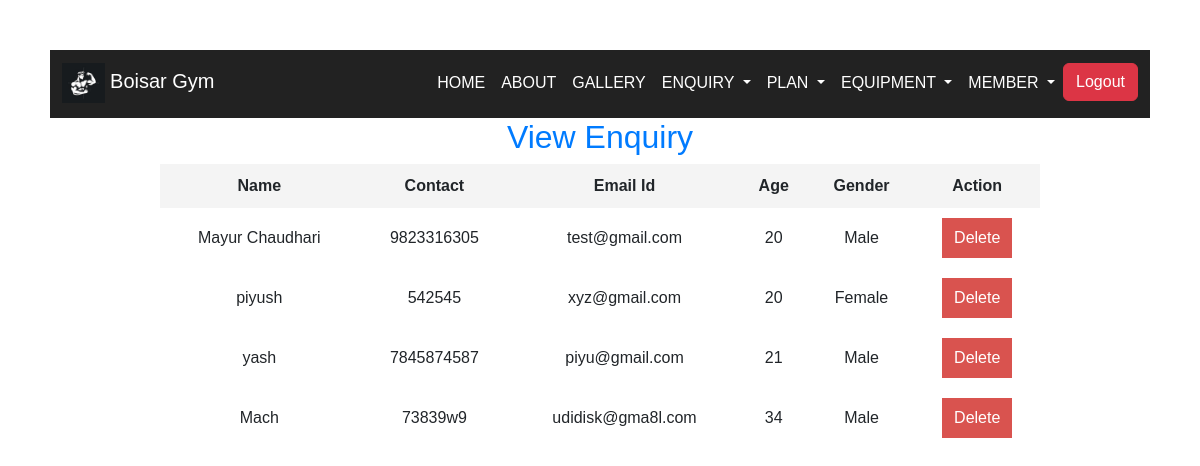
The page /view-enquiry/ (signed in) on the database its author committed.
### project/models.py (models this page shows, shortened)
class add_Enquiry(models.Model):
    GENDER_CHOICES = [
        ('Male', 'Male'),
        ('Female', 'Female'),
    ]
    name = models.CharField(max_length=100)
    contact = models.CharField(max_length=15)
    email = models.EmailField(unique=True)
    age = models.PositiveIntegerField()
    gender = models.CharField(max_length=6, choices=GENDER_CHOICES)

### project/views.py (the view)
# urls.py: path('view-enquiry/', views.view_enquiry, name='view_enquiry'),
@login_required(login_url="admin_login")  # Redirect if not logged in
def view_enquiry(request):
    enquiries = add_Enquiry.objects.all()  # Fetch all enquiry records
    return render(request, 'admin_panel/view_enquiry.html', {'enquiries': enquiries})

### templates/admin_panel/view_enquiry.html (shortened to what this page needs)
<!DOCTYPE html>
<html lang="en">
  <head>
  </head>
  <body>
    {% include "navbar.html" %} {% block content %} {% endblock %}
    <h2 style="color: #007bff">View Enquiry</h2>
    <table>
      <thead>
        <tr>
          <th>Name</th>
          <th>Contact</th>
          <th>Email Id</th>
          <th>Age</th>
          <th>Gender</th>
          <th>Action</th>
        </tr>
      </thead>
      <tbody>
        {% for enquiry in enquiries %}
        <tr>
          <td>{{ enquiry.name }}</td>
          <td>{{ enquiry.contact }}</td>
          <td>{{ enquiry.email }}</td>
          <td>{{ enquiry.age }}</td>
          <td>{{ enquiry.gender }}</td>
          <td>
            <form action="{% url 'delete_enquiry' enquiry.id %}" method="POST">
              <button type="submit">Delete</button>
            </form>
          </td>
        </tr>
        {% empty %}
        <tr>
          <td colspan="6">No enquiries found</td>
        </tr>
        {% endfor %}
      </tbody>
    </table>
  </body>
</html>

### templates/admin_panel/navbar.html (shortened to what this page needs)
{% load static %}
<!DOCTYPE html>
<html lang="en">
  <head>
    <link
      rel="stylesheet"
      href="https://cdn.jsdelivr.net/npm/bootstrap@5.3.0/dist/css/bootstrap.min.css"
    />
  </head>
  <body>
    <nav class="navbar navbar-expand-lg navbar-dark">
        <div class="container">
          <a class="navbar-brand" href="#">
            <img src="{% static 'assets/img/gymlogo.jpg' %}" alt="Logo" class="logo" /> Boisar Gym
          </a>
          <div class="collapse navbar-collapse" id="navbarNav">
            <ul class="navbar-nav ms-auto">
              <li class="nav-item"><a class="nav-link" href="{% url 'admin_dashboard' %}">HOME</a></li>
              <li class="nav-item">
                <a class="nav-link" href="{% url 'admin_about' %}">ABOUT</a>
              </li>
              <li class="nav-item"><a class="nav-link" href="{% url 'gallery' %}">GALLERY</a></li>
              <li class="nav-item dropdown">
                <a
                  class="nav-link dropdown-toggle"
                  href="#"
                  id="enquiryDropdown"
                  role="button"
                  data-bs-toggle="dropdown"
                >
                  ENQUIRY
                </a>
              </li>
              <li class="nav-item dropdown">
                <a
                  class="nav-link dropdown-toggle"
                  href="#"
                  id="planDropdown"
                  role="button"
                  data-bs-toggle="dropdown"
                >
                  PLAN
                </a>
              </li>
              <li class="nav-item dropdown">
                <a
                  class="nav-link dropdown-toggle"
                  href="#"
                  id="equipmentDropdown"
                  role="button"
                  data-bs-toggle="dropdown"
                >
                  EQUIPMENT
                </a>
              </li>
              <li class="nav-item dropdown">
                <a
                  class="nav-link dropdown-toggle"
                  href="#"
                  id="memberDropdown"
                  role="button"
                  data-bs-toggle="dropdown"
                >
                  MEMBER
                </a>
              </li>
              <li>
                {% if user.is_authenticated %}
                <div class="text-center m-t-20">
                  <a href="{% url 'admin_logout' %}" class="btn btn-danger"
                    >Logout</a
                  >
                </div>
                {% endif %}
              </li>
            </ul>
          </div>
        </div>
      </nav>
</body>
</head>

### templates/admin_panel/view_enquiry.html (style rules this page uses)
body { font-family: Arial, sans-serif; margin: 50px; text-align: center; }
table { width: 80%; margin: auto; border-collapse: collapse; }
th, td { border: 1px solid #ddd; padding: 10px; text-align: center; }
th { background-color: #f4f4f4; }
button { background-color: #d9534f; color: white; padding: 8px 12px; border: none; cursor: pointer; border-radius: 5px; }

### templates/admin_panel/navbar.html (style rules this page uses)
body { font-family: Arial, sans-serif; margin: 50px; text-align: center; }
.navbar { background-color: #222; padding-bottom: 10px; }
.navbar .nav-link, .navbar-brand { color: white !important; }
.logo { height: 40px; }

### rows shown on the page
add_Enquiry: name "Mayur Chaudhari", contact "9823316305", email "test@gmail.com", age "20", gender "Male"
add_Enquiry: name "piyush", contact "542545", email "xyz@gmail.com", age "20", gender "Female"
add_Enquiry: name "yash", contact "7845874587", email "piyu@gmail.com", age "21", gender "Male"
add_Enquiry: name "Mach", contact "73839w9", email "udidisk@gma8l.com", age "34", gender "Male"
